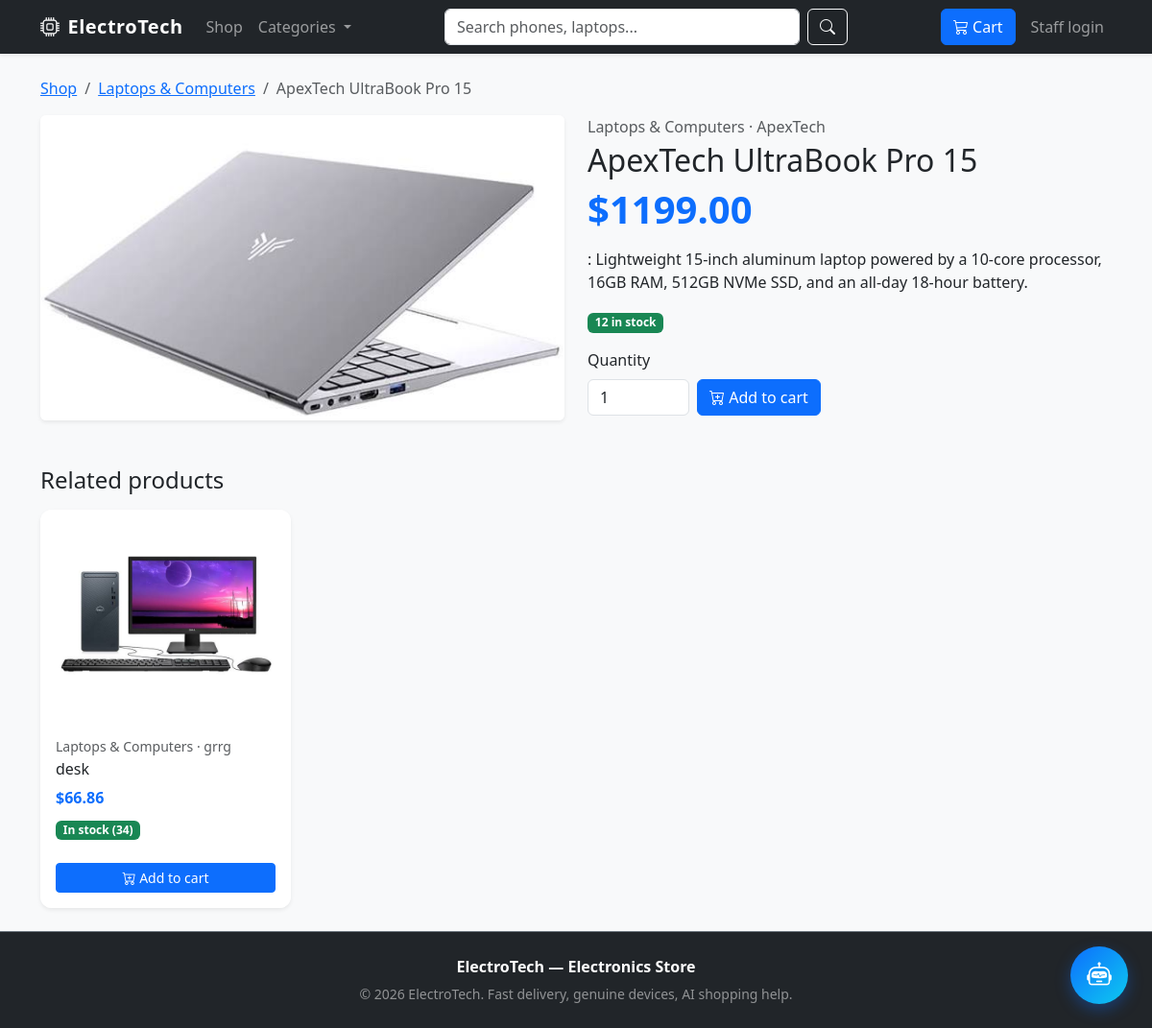
The page /product/apextech-ultrabook-pro-15/ on the database its author committed.
### store/models.py (models this page shows, shortened)
class Product(models.Model):
    category = models.ForeignKey(Category, related_name='products', on_delete=models.CASCADE)
    name = models.CharField(max_length=200)
    slug = models.SlugField(max_length=200, unique=True)
    brand = models.CharField(max_length=100, blank=True)
    image = models.ImageField(upload_to='products/', blank=True, null=True)
    description = models.TextField()
    price = models.DecimalField(max_digits=10, decimal_places=2)
    stock = models.PositiveIntegerField(default=10)
    is_available = models.BooleanField(default=True)
    is_featured = models.BooleanField(default=False)
    created_at = models.DateTimeField(auto_now_add=True)
    class Meta:
        ordering = ['-created_at']
    def get_absolute_url(self):
        return reverse('store:product_detail', args=[self.slug])
    @property
    def in_stock(self):
        return self.is_available and self.stock > 0
    @property
    def image_url(self):
        if self.image and hasattr(self.image, 'url'):
            try:
                return self.image.url
            except ValueError:
                pass
        return 'https://placehold.co/600x400/0d6efd/ffffff?text=' + self.name.replace(' ', '+')

class Category(models.Model):
    name = models.CharField(max_length=100, unique=True)
    slug = models.SlugField(max_length=100, unique=True)
    description = models.TextField(blank=True, null=True)
    class Meta:
        verbose_name_plural = 'Categories'
        ordering = ['name']
    def get_absolute_url(self):
        return reverse('store:product_list_by_category', args=[self.slug])

### store/views.py (the view)
# urls.py: path('product/<slug:slug>/', views.product_detail, name='product_detail'),
def product_detail(request, slug):
    product = get_object_or_404(Product, slug=slug, is_available=True)
    related_products = Product.objects.filter(
        category=product.category,
        is_available=True,
    ).exclude(id=product.id)[:4]
    return render(request, 'store/product_detail.html', {
        'product': product,
        'related_products': related_products,
    })

### store/context_processors.py (called while the page is built)
def cart_context(request):
    cart = request.session.get('cart', {})
    count = 0
    for quantity in cart.values():
        try:
            count += int(quantity)
        except (TypeError, ValueError):
            continue
    return {
        'cart_item_count': count,
        'nav_categories': Category.objects.all(),
    }

### store/templates/store/product_detail.html (shortened to what this page needs)
{% extends 'store/base.html' %}
{% load static %}
{% block content %}
<nav aria-label="breadcrumb" class="mb-3">
    <ol class="breadcrumb">
        <li class="breadcrumb-item"><a href="{% url 'store:product_list' %}">Shop</a></li>
        <li class="breadcrumb-item"><a href="{{ product.category.get_absolute_url }}">{{ product.category.name }}</a></li>
        <li class="breadcrumb-item active" aria-current="page">{{ product.name }}</li>
    </ol>
</nav>
<div class="row g-4">
    <div class="col-md-6">
        <div class="card border-0 shadow-sm">
            <img src="{{ product.image_url }}" class="img-fluid rounded" alt="{{ product.name }}">
        </div>
    </div>
    <div class="col-md-6">
        <p class="text-muted mb-1">{{ product.category.name }}{% if product.brand %} · {{ product.brand }}{% endif %}</p>
        <h1 class="h2">{{ product.name }}</h1>
        <p class="display-6 text-primary fw-semibold">${{ product.price }}</p>
        <p>{{ product.description }}</p>
        <p>
            {% if product.in_stock %}
            <span class="badge text-bg-success">{{ product.stock }} in stock</span>
            {% else %}
            <span class="badge text-bg-danger">Out of stock</span>
            {% endif %}
        </p>
        {% if product.in_stock %}
        <form method="post" action="{% url 'store:add_to_cart' product.id %}" class="row g-2 align-items-end">
            <div class="col-auto">
                <label class="form-label" for="quantity">Quantity</label>
                <input class="form-control" type="number" id="quantity" name="quantity" min="1" max="{{ product.stock }}" value="1">
            </div>
            <div class="col-auto">
                <button type="submit" class="btn btn-primary">
                    <i class="bi bi-cart-plus"></i> Add to cart
                </button>
            </div>
        </form>
        {% endif %}
    </div>
</div>
{% if related_products %}
<h2 class="h4 mt-5 mb-3">Related products</h2>
<div class="row g-4">
    {% for product in related_products %}
    <div class="col-sm-6 col-lg-3">
        {% include 'store/includes/product_card.html' %}
    </div>
    {% endfor %}
</div>
{% endif %}
{% endblock %}

### store/templates/store/includes/product_card.html (shortened to what this page needs)
{% load static %}
<div class="card product-card h-100 shadow-sm">
    <a href="{{ product.get_absolute_url }}" class="text-decoration-none text-dark">
        <div class="product-img-wrap">
            <img src="{{ product.image_url }}" alt="{{ product.name }}" class="img-fluid">
        </div>
        <div class="card-body">
            <p class="small text-muted mb-1">{{ product.category.name }}{% if product.brand %} · {{ product.brand }}{% endif %}</p>
            <h3 class="h6 card-title">{{ product.name }}</h3>
            <p class="fw-bold text-primary mb-2">${{ product.price }}</p>
            {% if product.in_stock %}
            <span class="badge text-bg-success">In stock ({{ product.stock }})</span>
            {% else %}
            <span class="badge text-bg-secondary">Out of stock</span>
            {% endif %}
        </div>
    </a>
    <div class="card-footer bg-white border-0 pb-3">
        {% if product.in_stock %}
        <form method="post" action="{% url 'store:add_to_cart' product.id %}">
            <button type="submit" class="btn btn-primary w-100 btn-sm">
                <i class="bi bi-cart-plus"></i> Add to cart
            </button>
        </form>
        {% else %}
        <button class="btn btn-outline-secondary w-100 btn-sm" disabled>Unavailable</button>
        {% endif %}
    </div>
</div>

### static/css/custom.css (style rules this page uses)
:root { --primary-color: #0d6efd; --accent-color: #0dcaf0; --dark-bg: #1e293b; }
body { font-family: 'Segoe UI', Tahoma, Geneva, Verdana, sans-serif; background-color: #f8f9fa; min-height: 100vh; display: flex; flex-direction: column; }
.product-card { transition: transform 0.2s ease, box-shadow 0.2s ease; border: none; border-radius: 12px; overflow: hidden; }
.product-img-wrap { height: 220px; overflow: hidden; background-color: #ffffff; display: flex; align-items: center; justify-content: center; }
.product-img-wrap img { max-height: 100%; object-fit: contain; }

### rows shown on the page
Product: category.name "Laptops & Computers", name "ApexTech UltraBook Pro 15", image_url (picture), brand "ApexTech", price "1199.00", description ": Lightweight 15-inch aluminum laptop powered by a 10-core processor, 16GB RAM, 512GB NVMe SSD, and an all-day 18-hour battery.", stock "12"
Product: image_url (picture), category.name "Laptops & Computers", brand "grrg", name "desk", price "66.86", stock "34", is_available True (drawn)
